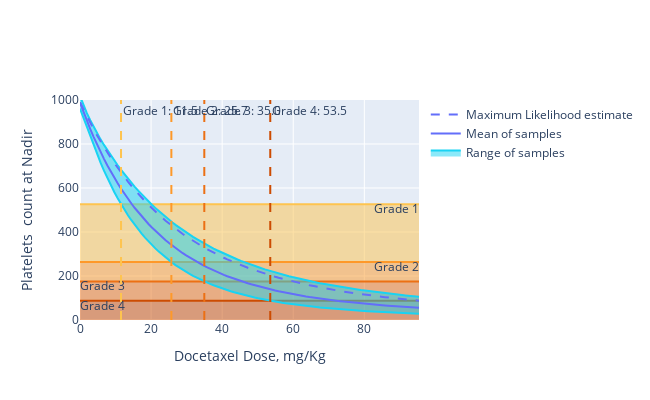

Notebook cell for this chart:
### Code cell
doses = np.linspace(0, 95.38390094909722, num_points)

samples_nadir = np.load('../Data_and_parameters/nadir.npy')
mean_nadir = PD_model.nadir(mean_sample[:4], 0.2*95.38390094909722, num_eval=num_points)[0]
mean_nadir = mean_nadir[1]
dose_amts = df.DOSE.unique()
x_label = drug+" Dose, mg/Kg"
unit = " 10^3$/L"
y_label = observation_name+ " count at Nadir"

# If we assume a base platelet level of 282,000/μL in people
ratio = opt_add[0]/282
thromb_levels = [150*ratio, 75*ratio, 50*ratio, 25*ratio]

# df_graph = pd.DataFrame(data = {
#     x_label : nadir[0]/0.2,
#     y_label : nadir[1]/opt_add[0]
# })

fig = go.Figure()

fig.add_trace(
    go.Scatter(
        x=doses,
        y= [thromb_levels[3]]*num_points,
        showlegend= False,
        marker = dict(color=px.colors.sequential.YlOrBr[6]),
        fill='tozeroy',
        mode='lines+text',
        name="Grade 4 Thrombocytopeania",
        text=["Grade 4"]+[""]*int((num_points-1)/2)+[""]*(num_points-int((num_points-1)/2)-1),
        textposition="bottom right"
    ), 
)
fig.add_trace(
    go.Scatter(
        x=doses,
        y= [thromb_levels[2]]*num_points,
        showlegend= False,
        marker = dict(color=px.colors.sequential.YlOrBr[5]),
        fill='tonexty',
        mode='lines+text',
        name="Grade 3 Thrombocytopeania",
        text=["Grade 3"]+[""]*int((num_points-1)/2)+[""]*(num_points-int((num_points-1)/2)-1),
        textposition="bottom right"
    ), 
)
fig.add_trace(
    go.Scatter(
        x=doses,
        y= [thromb_levels[1]]*num_points,
        showlegend= False,
        marker = dict(color=px.colors.sequential.YlOrBr[4]),
        fill='tonexty',
        mode='lines+text',
        name="Grade 2 Thrombocytopeania",
        text=[""]*int((num_points-1)/2)+[""]*(num_points-int((num_points-1)/2)-1)+["Grade 2"],
        textposition="bottom left"
    ), 
)
fig.add_trace(
    go.Scatter(
        x=doses,
        y= [thromb_levels[0]]*num_points,
        showlegend= False,
        marker = dict(color=px.colors.sequential.YlOrBr[3]),
        fill='tonexty',
        mode='lines+text',
        name="Grade 1 Thrombocytopeania",
        text=[""]*int((num_points-1)/2)+[""]*(num_points-int((num_points-1)/2)-1)+["Grade 1"],
        textposition="bottom left"
    ), 
)

min_nadir = samples_nadir.min(axis=0)
fig.add_trace(
    go.Scatter(
        x=doses,
        y=min_nadir,
        showlegend= False,
        marker = dict(color=px.colors.qualitative.Plotly[5]),
        mode='lines',
    ), 
)
max_nadir = samples_nadir.max(axis=0)
fig.add_trace(
    go.Scatter(
        x=doses,
        y=max_nadir,
        showlegend=True,
        name="Range of samples",
        fill='tonexty',
        marker = dict(color=px.colors.qualitative.Plotly[5]),
        mode='lines',
    ), 
)
# mean_nadir = samples_nadir.mean(axis=0)
fig.add_trace(
    go.Scatter(
        x=doses,
        y=mean_nadir,
        showlegend= True,
        name="Mean of samples",
        marker = dict(color=px.colors.qualitative.Plotly[0]),
        mode='lines',
    ), 
)


fig.add_trace(
    go.Scatter(
        x=nadir[0]/0.2,
        y=nadir[1],
        showlegend= True,
        name="Maximum Likelihood estimate",
        marker = dict(color=px.colors.qualitative.Plotly[0]),
        mode='lines', 
        line_dash="dash",
    ), 
)

for i, level in enumerate(thromb_levels):
    thromb_point = interpolate.CubicSpline(doses, min_nadir-level).roots()
    if thromb_point[0]<95.38390094909722:
        print(
            "Grade "+str(i+1)+" Thrombocytopeania ("+observation_name+ " count of "+str(level)+
            ") occurs at a "+drug+" dose of " + str(thromb_point[0]) + " mg/Kg")
        fig.add_vline(
            x=thromb_point[0], 
            line_dash="dash", 
            line_color=px.colors.sequential.YlOrBr[i+3],
            annotation_text="Grade "+ str(i+1) + ": " +str(np.round(thromb_point[0], 1)), 
            annotation_position="top right"
        )

fig.update_layout(
    width=650,
    height=400,
)
fig.update_yaxes(title_text=y_label, range=[0,1000])
fig.update_xaxes(title_text=x_label)
# fig.write_image(image_file + drug + "dose_comparison.svg")
fig
